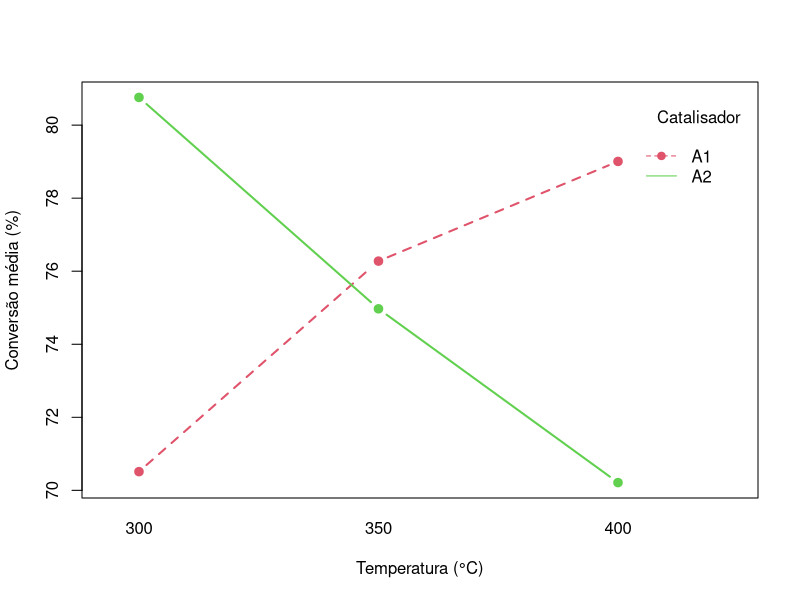
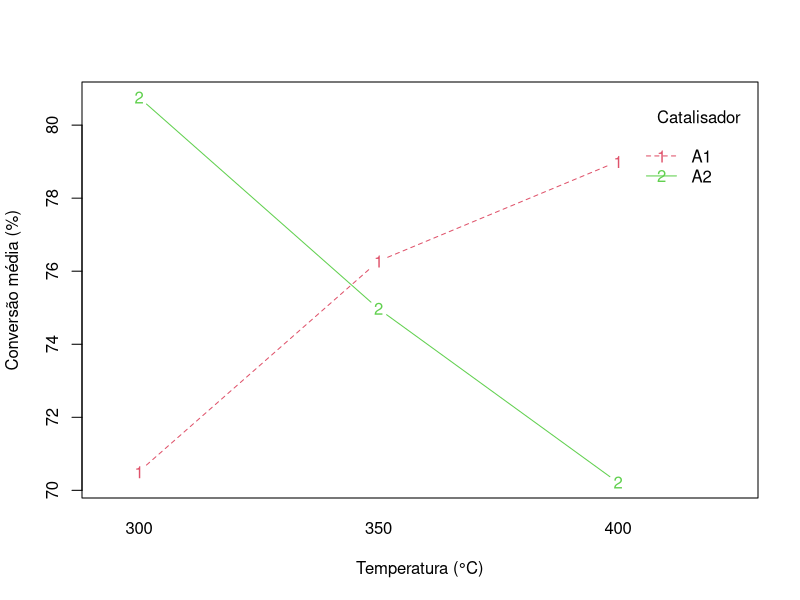
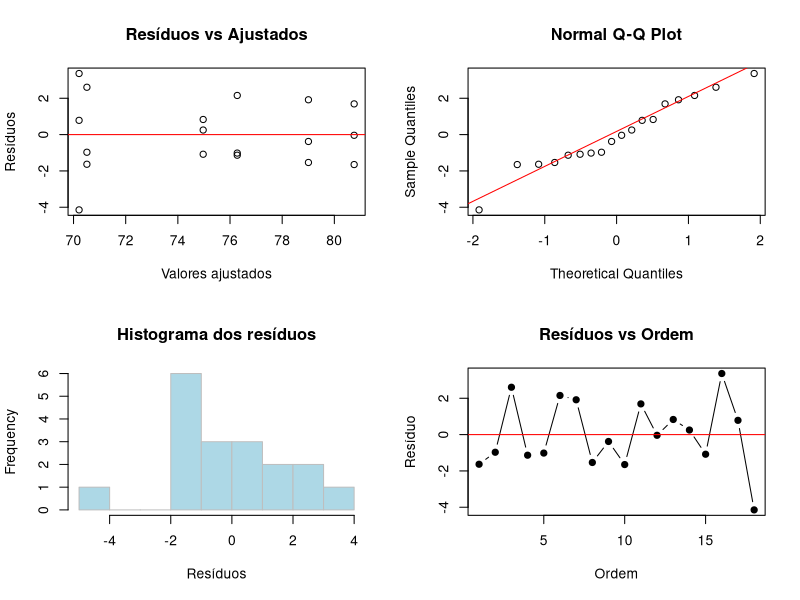

Recreate these plots in R, in order.
## ---- chunk 1
set.seed(123)

# Fatores
catalisador <- factor(rep(c("A1", "A2"), each = 9))
temperatura <- factor(rep(rep(c("300", "350", "400"), each = 3), 2))

# Criando uma interação significativa
media <- with(data.frame(catalisador, temperatura),
              ifelse(catalisador == "A1" & temperatura == "300", 70,
              ifelse(catalisador == "A1" & temperatura == "350", 75,
              ifelse(catalisador == "A1" & temperatura == "400", 80,
              ifelse(catalisador == "A2" & temperatura == "300", 80,
              ifelse(catalisador == "A2" & temperatura == "350", 75,
              ifelse(catalisador == "A2" & temperatura == "400", 70, NA)))))))

# Resposta com variação aleatória (erro experimental)
resposta <- rnorm(18, mean = media, sd = 2)

# Criando data frame
dados <- data.frame(catalisador, temperatura, resposta)

# ANOVA
# modelo <- aov(resposta ~ catalisador * temperatura, data = dados)
# summary(modelo)

# Gráfico de interação
interaction.plot(dados$temperatura, dados$catalisador, dados$resposta,
                 type = "b", col = 2:3, pch = 19, lwd = 2,
                 xlab = "Temperatura (°C)",
                 ylab = "Conversão média (%)",
                 trace.label = "Catalisador")


## ---- chunk 2
set.seed(123)

# Fatores
catalisador <- factor(rep(c("A1", "A2"), each = 9))
temperatura <- factor(rep(rep(c("300", "350", "400"), each = 3), 2))

# Criando uma interação significativa
media <- with(data.frame(catalisador, temperatura),
              ifelse(catalisador == "A1" & temperatura == "300", 70,
              ifelse(catalisador == "A1" & temperatura == "350", 75,
              ifelse(catalisador == "A1" & temperatura == "400", 80,
              ifelse(catalisador == "A2" & temperatura == "300", 80,
              ifelse(catalisador == "A2" & temperatura == "350", 75,
              ifelse(catalisador == "A2" & temperatura == "400", 70, NA)))))))

# Resposta com variação aleatória (erro experimental)
resposta <- rnorm(18, mean = media, sd = 2)

# Criando data frame
dados <- data.frame(catalisador, temperatura, resposta)

# ANOVA
modelo <- aov(resposta ~ catalisador * temperatura, data = dados)
summary(modelo)



## ---- chunk 3
interaction.plot(dados$temperatura, dados$catalisador, dados$resposta,
                 type = "b", col = 2:3,
                 xlab = "Temperatura (°C)",
                 ylab = "Conversão média (%)",
                 trace.label = "Catalisador")
## ---- chunk 4
# Modelo de ANOVA
modelo <- aov(resposta ~ catalisador * temperatura, data = dados)

# Resíduos
residuos <- residuals(modelo)
ajustados <- fitted(modelo)

# Gráficos de diagnóstico
par(mfrow = c(2, 2))

# 1. Resíduos vs valores ajustados
plot(ajustados, residuos,
     xlab = "Valores ajustados",
     ylab = "Resíduos",
     main = "Resíduos vs Ajustados")
abline(h = 0, col = "red")

# 2. QQ-plot (normalidade)
qqnorm(residuos)
qqline(residuos, col = "red")


# 3. Histograma dos resíduos
hist(residuos, main = "Histograma dos resíduos", xlab = "Resíduos", col = "lightblue", border = "gray")

# 4. Resíduos vs ordem (independência)
plot(residuos, type = "b", pch = 19,
     xlab = "Ordem", ylab = "Resíduo",
     main = "Resíduos vs Ordem")
abline(h = 0, col = "red")

